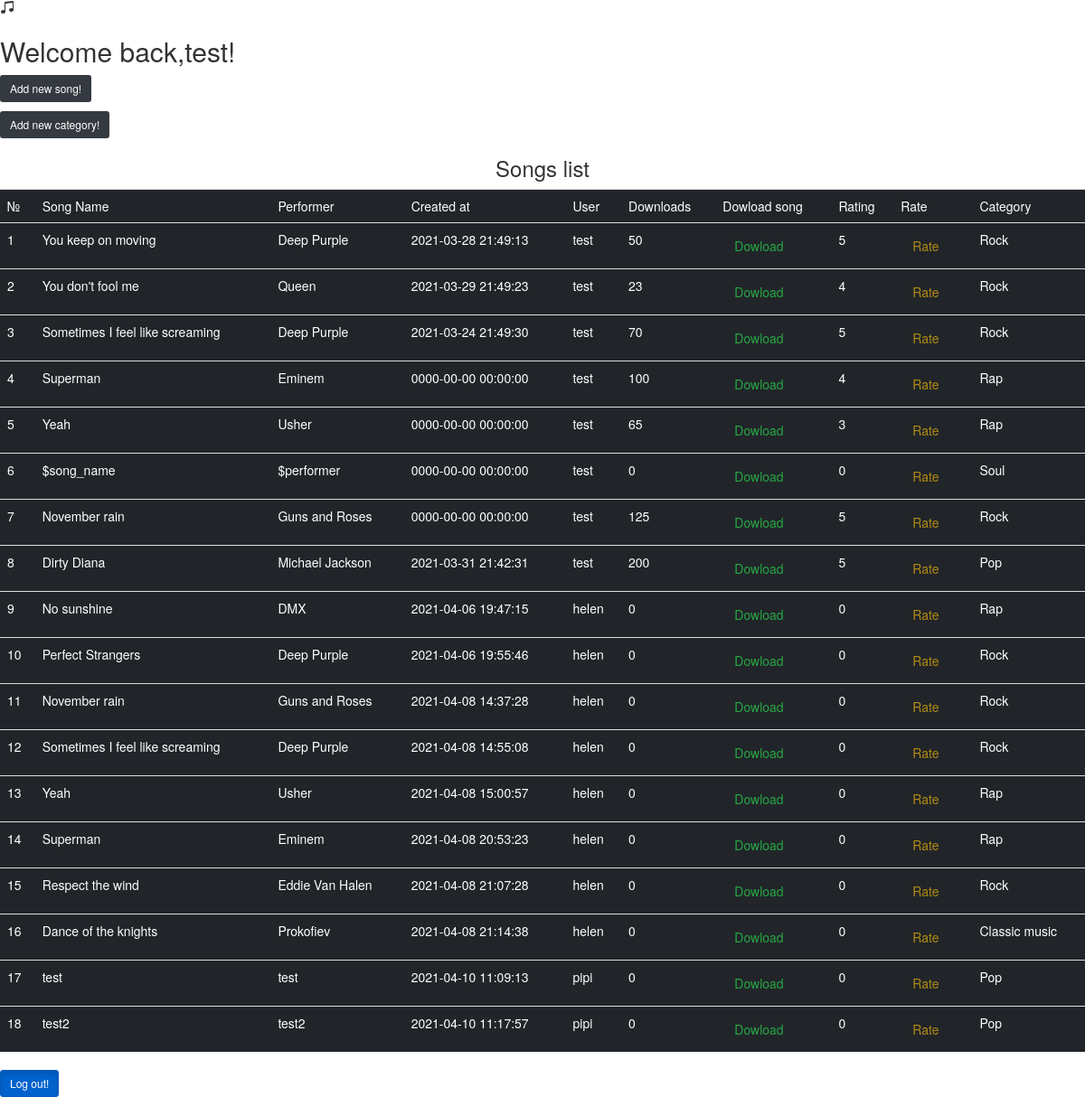
The app's page /page_songs.php (signed in) with its own data.
### tables this page shows
CREATE TABLE `audio_files` (
  `audio_file_id` int(11) NOT NULL,
  `song_name` varchar(150) NOT NULL,
  `performer` varchar(150) NOT NULL,
  `audio_file` varchar(200) DEFAULT NULL,
  `downloads` int(11) NOT NULL,
  `rating` tinyint(11) NOT NULL,
  `date_created` datetime NOT NULL,
  `date_deleted` date DEFAULT NULL,
  `category_id` int(11) NOT NULL,
  `user_id` int(11) NOT NULL
);

CREATE TABLE `users` (
  `user_id` int(11) NOT NULL,
  `user_name` varchar(100) NOT NULL,
  `password` varchar(100) NOT NULL
);

CREATE TABLE `categories` (
  `category_id` int(11) NOT NULL,
  `category_name` varchar(100) NOT NULL,
  `date_deleted` date DEFAULT NULL
);

### page_songs.php (the view, shortened to what this page needs)
<?php
include ('includes/header.php');
$user_name = $_SESSION['logged_user'];
$read_query = "SELECT a.`audio_file_id`, a.`song_name`, a.  `performer`, a.`date_created`, u.`user_name`, a.`downloads`, a.`rating`, c.`category_name`  FROM `audio_files` a LEFT JOIN `users` u ON a.`user_id` = u.`user_id` LEFT JOIN `categories` c ON a. `category_id` = c.`category_id` WHERE a.`date_deleted` IS NULL";
$result_query = mysqli_query( $connection, $read_query );
if( mysqli_num_rows( $result_query ) > 0 ){
	if (isset($_SESSION['reg_user'])) {
		$reg_user = $_SESSION['reg_user'];
		echo "<h2>Hello," .  $reg_user . " !</h2>";
	}
	else{
		echo "<h2>Welcome back," . $user_name .  "!</h2>";
	}
	?>
	 <p><a href="create.php" class="btn btn-secondary btn-sm btn-dark" role="button">Add new song!</a></p>
	  <p><a href="categories/create.php" class="btn btn-secondary btn-sm btn-dark" role="button">Add new category!</a></p>
	  <h3 class="text-center">Songs list</h3>
	<table  class="table table-sm table-dark">
		<tr>
			<td>№</td>
			<td>Song Name</td>
			<td>Performer</td>
			<td>Created at</td>
			<td>User</td>
			<td>Downloads</td>
			<td>Dowload song</td>
			<td>Rating</td>
			<td>Rate</td>
			<td>Category</td>
		</tr>
	<?php
		$num = 1;
		while( $row = mysqli_fetch_assoc( $result_query) ){
			?>
			<tr>
				<td><?= $num ++ ?></td>
				<td><?= $row['song_name']?></td>
				<td><?= $row['performer']?></td>
				<td><?= $row['date_created']?></td>
				<td><?= $row['user_name']?></td>
				<td><?= $row['downloads']?></td>
				<td><a href="download.php?id=<?= $row['audio_file_id']?>"class= "btn btn-outline-success ">Dowload</td><td><?= $row['rating']?></td>
				<td><a href="rate.php?id=<?= $row['rate']?>"class= "btn btn-outline-warning disabled">Rate</td>
				<td><?= $row['category_name']?></td>
			</tr>
			<?php
		}
		?>
	</table>
	<a href="index.php" class="btn btn-primary btn-sm active" role="button" aria-pressed="true">Log out!</a>
	<?php
} else {
	die('Query failed!' . mysqli_error($connection));
}
include ('includes/footer.php');
?>

### records on screen
audio_files: song_name "You keep on moving", performer "Deep Purple", date_created "2021-03-28 21:49:13", user.user_name "test", downloads "50", rating "5", category.category_name "Rock"
audio_files: song_name "You don't fool me", performer "Queen", date_created "2021-03-29 21:49:23", user.user_name "test", downloads "23", rating "4", category.category_name "Rock"
audio_files: song_name "Sometimes I feel like screaming", performer "Deep Purple", date_created "2021-03-24 21:49:30", user.user_name "test", downloads "70", rating "5", category.category_name "Rock"
audio_files: song_name "Superman", performer "Eminem", date_created "0000-00-00 00:00:00", user.user_name "test", downloads "100", rating "4", category.category_name "Rap"
audio_files: song_name "Yeah", performer "Usher", date_created "0000-00-00 00:00:00", user.user_name "test", downloads "65", rating "3", category.category_name "Rap"
audio_files: song_name "$song_name", performer "$performer", date_created "0000-00-00 00:00:00", user.user_name "test", downloads "0", rating "0", category.category_name "Soul"
audio_files: song_name "November rain", performer "Guns and Roses", date_created "0000-00-00 00:00:00", user.user_name "test", downloads "125", rating "5", category.category_name "Rock"
audio_files: song_name "Dirty Diana", performer "Michael Jackson", date_created "2021-03-31 21:42:31", user.user_name "test", downloads "200", rating "5", category.category_name "Pop"
audio_files: song_name "No sunshine", performer "DMX", date_created "2021-04-06 19:47:15", user.user_name "helen", downloads "0", rating "0", category.category_name "Rap"
audio_files: song_name "Perfect Strangers", performer "Deep Purple", date_created "2021-04-06 19:55:46", user.user_name "helen", downloads "0", rating "0", category.category_name "Rock"
audio_files: song_name "November rain", performer "Guns and Roses", date_created "2021-04-08 14:37:28", user.user_name "helen", downloads "0", rating "0", category.category_name "Rock"
audio_files: song_name "Sometimes I feel like screaming", performer "Deep Purple", date_created "2021-04-08 14:55:08", user.user_name "helen", downloads "0", rating "0", category.category_name "Rock"
audio_files: song_name "Yeah", performer "Usher", date_created "2021-04-08 15:00:57", user.user_name "helen", downloads "0", rating "0", category.category_name "Rap"
audio_files: song_name "Superman", performer "Eminem", date_created "2021-04-08 20:53:23", user.user_name "helen", downloads "0", rating "0", category.category_name "Rap"
audio_files: song_name "Respect the wind", performer "Eddie Van Halen", date_created "2021-04-08 21:07:28", user.user_name "helen", downloads "0", rating "0", category.category_name "Rock"
audio_files: song_name "Dance of the knights", performer "Prokofiev", date_created "2021-04-08 21:14:38", user.user_name "helen", downloads "0", rating "0", category.category_name "Classic music"
audio_files: song_name "test", performer "test", date_created "2021-04-10 11:09:13", user.user_name "pipi", downloads "0", rating "0", category.category_name "Pop"
audio_files: song_name "test2", performer "test2", date_created "2021-04-10 11:17:57", user.user_name "pipi", downloads "0", rating "0", category.category_name "Pop"

### other values on screen
$user_name "test"
